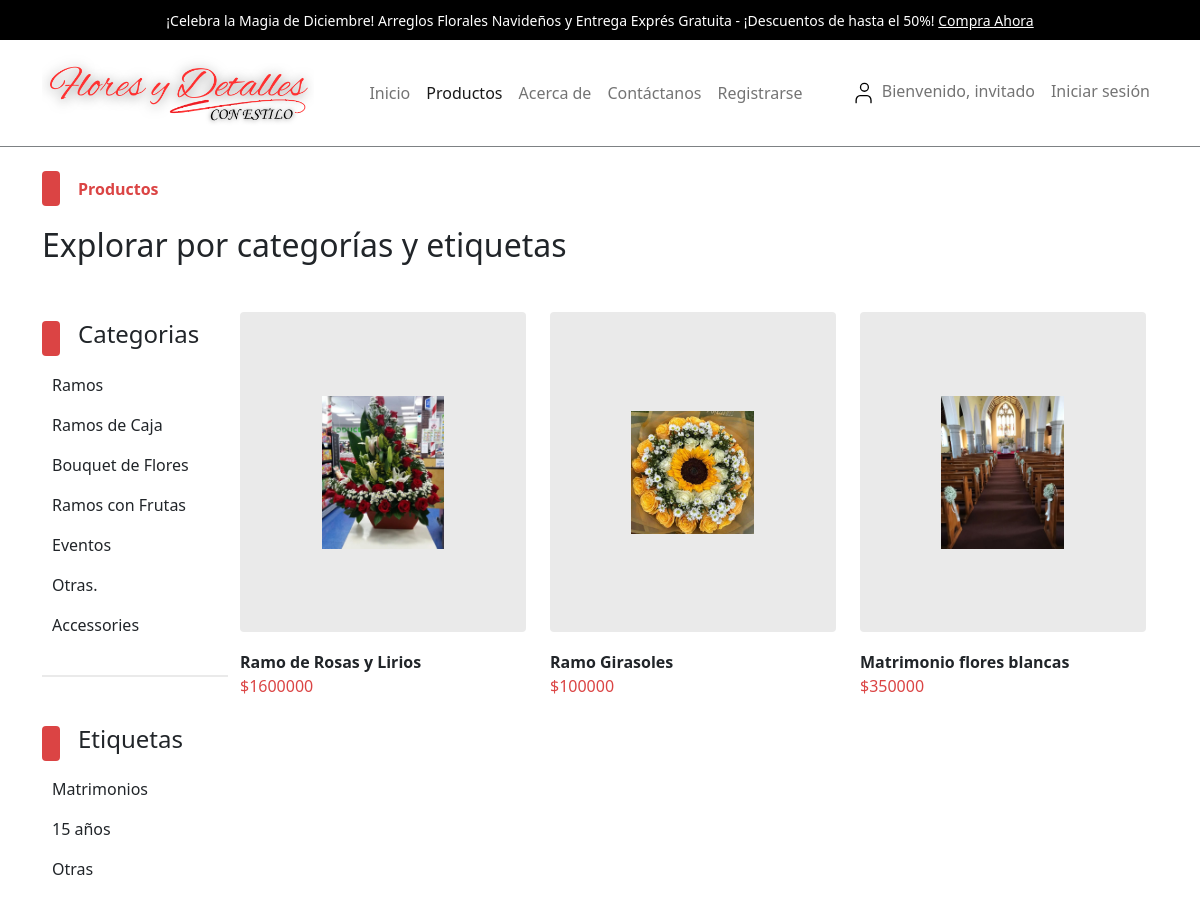
/products.php, run on the app's committed database.
### tables this page shows
CREATE TABLE `categories` (
  `category_id` int(11) NOT NULL,
  `category_title` varchar(100) NOT NULL
);

CREATE TABLE `brands` (
  `brand_id` int(11) NOT NULL,
  `brand_title` varchar(100) NOT NULL
);

CREATE TABLE `products` (
  `product_id` int(11) NOT NULL,
  `product_title` varchar(120) NOT NULL,
  `product_description` varchar(255) NOT NULL,
  `product_keywords` varchar(255) NOT NULL,
  `category_id` int(11) NOT NULL,
  `brand_id` int(11) NOT NULL,
  `product_image_one` varchar(255) NOT NULL,
  `product_image_two` varchar(255) NOT NULL,
  `product_image_three` varchar(255) NOT NULL,
  `product_price` float NOT NULL,
  `date` timestamp NOT NULL DEFAULT current_timestamp() ON UPDATE current_timestamp(),
  `status` varchar(100) NOT NULL
);

### functions/common_functions.php (the view, shortened to what this page needs)
<?php
function getProduct($numToDisplay = '')
{
    global $con;
    if (!isset($_GET['category'])) {
        if (!isset($_GET['brand'])) {
            empty($numToDisplay) ? $select_product_query = "SELECT * FROM `products` ORDER BY rand()" : $select_product_query = "SELECT * FROM `products` ORDER BY rand() LIMIT 0,$numToDisplay";
            $select_product_result = mysqli_query($con, $select_product_query);
            while ($row = mysqli_fetch_assoc($select_product_result)) {
                $product_id = $row['product_id'];
                $product_title = $row['product_title'];
                $product_image_one = $row['product_image_one'];
                $product_price = $row['product_price'];
                echo "
        <div class='col-md-4 mb-2'>
        <div class='one-card'>
            <div class='photo'>
                <img src='./admin/product_images/$product_image_one' alt='$product_title'>
                <button>
                    <a class='text-light' href='products.php?add_to_cart=$product_id'>Cotizar ahora</a>
                </button>
                <button>
                    <a class='text-light' href='product_details.php?product_id=$product_id'>Ver mas</a>
                </button>
            </div>
            <div class='content'>
                <span class='title fw-bold'>$product_title</span>
                <div class='desc'>
                    <span>\$$product_price</span>
                </div>
            </div>
        </div>
    </div>
        ";
            }
        }
    }
}
function getBrands()
{
    global $con;
    $select_brands_query = "SELECT * FROM `brands`";
    $select_brands_result = mysqli_query($con, $select_brands_query);
    while ($brands_row_data = mysqli_fetch_assoc($select_brands_result)) {
        $brand_title = $brands_row_data['brand_title'];
        $brand_id = $brands_row_data['brand_id'];
        echo "
        <li class='nav-item'>
            <a href='products.php?brand=$brand_id' class='nav-link'>
                $brand_title
            </a>
        </li>
    ";
    }
}
function getCategories()
{
    global $con;
    $select_category_query = "SELECT * FROM `categories`";
    $select_category_result = mysqli_query($con, $select_category_query);
    while ($categories_row_data = mysqli_fetch_assoc($select_category_result)) {
        $category_title = $categories_row_data['category_title'];
        $category_id = $categories_row_data['category_id'];
        echo "
        <li class='nav-item'>
        <a href='products.php?category=$category_id' class='nav-link'>
            $category_title
        </a>
    </li>
        ";
    }
}

### assets/css/main.css (style rules this page uses)
* { -webkit-box-sizing: border-box; -moz-box-sizing: border-box; box-sizing: border-box; margin: 0; padding: 0; }
html { scroll-behavior: smooth; }
a { text-decoration: none; color: #000000; cursor: pointer; }
.one-card { display: flex; flex-direction: column; gap: 18px; }
.one-card .photo { background-color: #eaeaea; padding: 20px; display: flex; justify-content: center; align-items: center; position: relative; overflow: hidden; height: 320px; border-radius: 4px; -webkit-border-radius: 4px; -moz-border-radius: 4px; -ms-border-radius: 4px; -o-border-radius: 4px; }
.one-card .photo img { width: 50%; }
.one-card .content .desc { display: flex; gap: 8px; align-items: center; }
.one-card .content .desc span:nth-of-type(1) { color: #db4444; }
.all-prod .container .sub-container .side-nav a { padding: 8px 10px; }

### data on the page
categories: category_title "Ramos"
categories: category_title "Ramos de Caja"
categories: category_title "Bouquet de Flores"
categories: category_title "Ramos con Frutas"
categories: category_title "Eventos"
categories: category_title "Otras."
categories: category_title "Accessories"
brands: brand_title "Matrimonios"
brands: brand_title "15 años"
brands: brand_title "Otras"
products: product_image_one (picture), product_title "Ramo de Rosas y Lirios", product_price "1600000"
products: product_image_one (picture), product_title "Ramo Girasoles", product_price "100000"
products: product_image_one (picture), product_title "Matrimonio flores blancas", product_price "350000"
